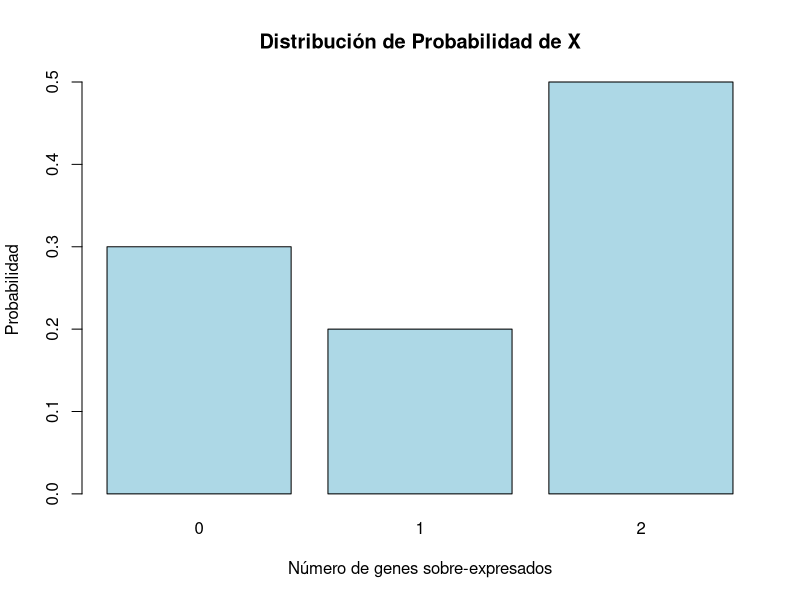
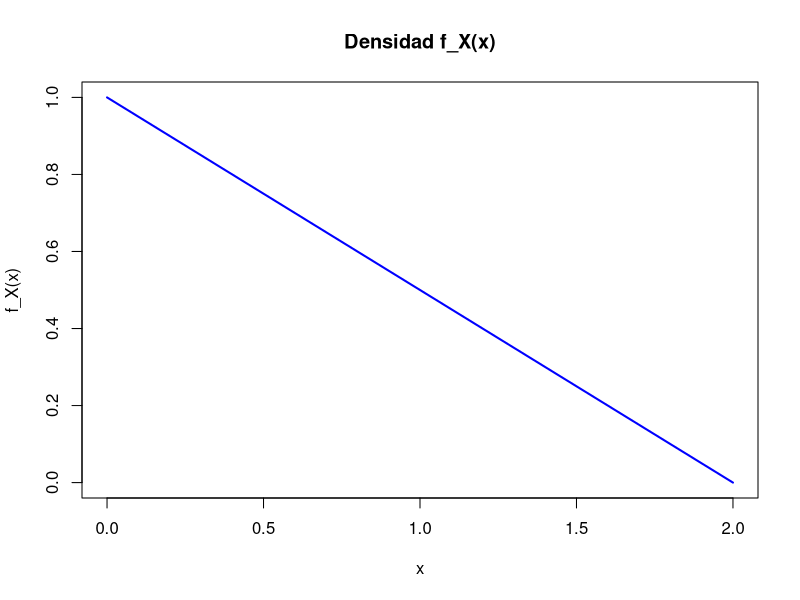
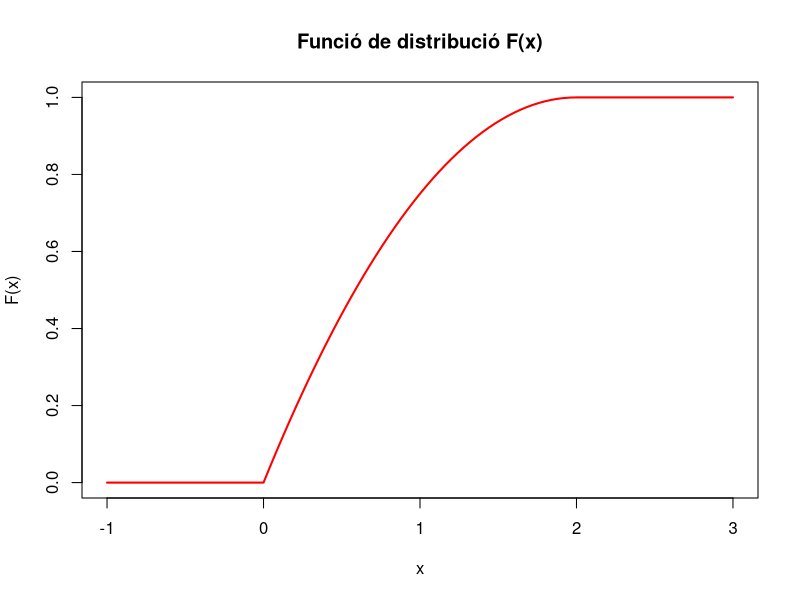
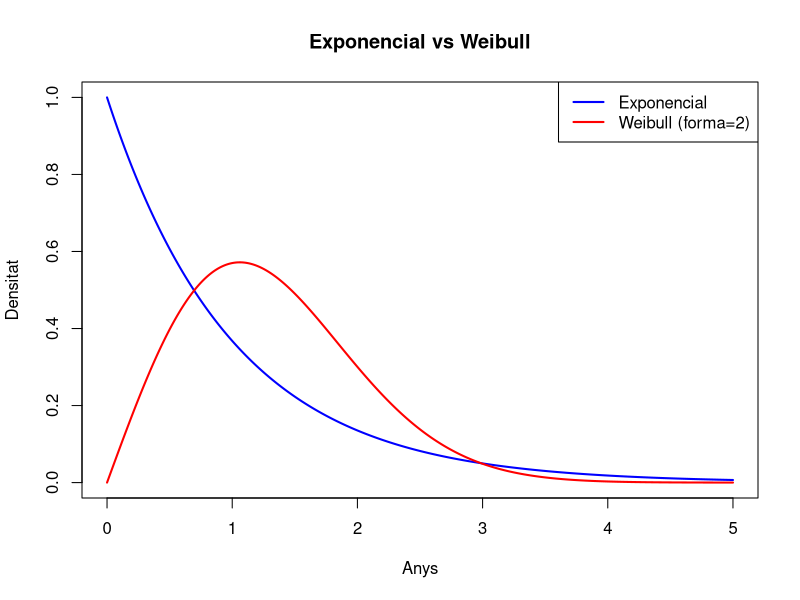

These figures' R source, in order:
## ---- chunk 1
# X = "Nombre de gens sobre expressats"
x_values <- c(0,1,2)
probabilities <- c(0.30,0.20,0.50)

sum(probabilities) # la suma de les probabilitats ha de ser 1.

# Representació gràfica
barplot(probabilities, names.arg = x_values, col = "lightblue",
        main = "Distribución de Probabilidad de X", 
        xlab = "Número de genes sobre-expresados", ylab = "Probabilidad")
## ---- chunk 2
esperança <- sum(x_values*probabilities)

esperança_quadrat <- sum(x_values^2*probabilities)
variança <- esperança_quadrat - esperança^2

print(esperança)
print(variança)
## ---- chunk 3
# perquè p(x) sigui una funció de massa de probabilitat vàlida, les probabilitats de tots els valors possibles han de sumar 1 (alguna cosa ha de passar sempre).

suma_prob <- 1/2 + 1/3 + 1/4 + 1/5 + 1/6 + 1/7
K <- 1 / suma_prob

## ---- chunk 4
esperança <- sum((0:5)*K / (2 + 0:5))

esperança_quadrat <- sum((0:5)^2 * K / (2 + 0:5))
variança <- esperança_quadrat - esperança^2

print(esperança)
print(variança)
## ---- chunk 5
# Probabilitat quan X=3
prob_x3 <- K / (2 + 3)
print(prob_x3)
## ---- chunk 6
# Probabilitat quan x >= 1 (totes les probabilitats menys la 0)
prob_x1 <- 1 - (K / (2 + 0))
print(prob_x1)
## ---- chunk 7
prob_x2 <- sum(K / (2 + (0:2)))
print(prob_x2)
## ---- chunk 8
# S'han de comprovar dos supòsits: 
# 1. Que fx(x) sigui >= 0 en tot el seu domini

f_x <- function(x) -0.5 * x + 1

x <- seq(0, 2, by = 0.01)
all(f_x(x) >= 0)

# 2. Que la integral de fx(x) en tot el seu domini sigui 1
integrate(f_x, lower = 0, upper = 2)

# Es compleixen els dos requisits
## ---- chunk 9
# Representació gràfica 
curve(f_x, from = 0, to = 2, col = "blue", lwd = 2, ylab = "f_X(x)", xlab = "x",
main = "Densidad f_X(x)")
## ---- chunk 10
# La funció de distribució acumulada s'obté integrant la funció de densitat
f_x <- function(x) -0.5 * x + 1
# F(x) numèricament, per a qualsevol x entre 0 i 2
F <- function(x) integrate(f_x, 0, x)$value

F(0)
F(0.5)
F(1)
F(1.5)
F(2)

#Resultat final:
# F(x) = 0 si x < 0
# F(x) = −0.25x² + x si 0 ≤ x ≤ 2
# F(x) = 1 si x > 2
## ---- chunk 11
# Representació gràfica
F_x <- function(x) ifelse(x < 0, 0, ifelse(x > 2, 1, -0.25 * x^2 + x))
curve(F_x, from = -1, to = 3, col = "red", lwd = 2,
      xlab = "x", ylab = "F(x)", main = "Funció de distribució F(x)")
## ---- chunk 12
# P(X≥1) La probabilitat que la supervivència sigui d’un any o més.

# P(X ≥ 1) = 1 − P(X < 1) = 1 − F(1)
F_1 <- (-0.25 * (1^2)) + 1
P_X_maj_1 <- 1- F_1

# En una variable continua P(X>1), P(X=1) dona el mateix que P(X≥1)
## ---- chunk 13
# Paràmetres del problema
n <- 10
p <- 0.8

# Probabilitats P(X=8), P(X=9), P(X=10)
prob_8 <- dbinom(8, size = n, prob = p) 
prob_9 <- dbinom(9, size = n, prob = p) 
prob_10 <- dbinom(10, size = n, prob = p) 

# Probabilitat total P(X>=8)
prob_total <- prob_8 + prob_9 + prob_10
prob_total

# també es equivalent a 1-P(X<=7)
1- pbinom(7,size = n, prob = p)
## ---- chunk 14
# Probabilitat puntual
lambda <- 12
k <- 10
prob_10_morts <- dpois(k,lambda)
prob_10_morts

## ---- chunk 15
# Necessitem caclular la probabilitat acumulada 
# 𝑃 (𝑋 ≥ 15) = 1 − 𝑃 (𝑋 < 15) = 1 − 𝑃 (𝑋 ≤ 14)
k_15 <- 14
prob_15_o_mes <- 1 - ppois(k_15,lambda)
prob_15_o_mes
## ---- chunk 16
k_10 <- 10
prob_10_o_menys <- ppois(k_10, lambda)
prob_10_o_menys
## ---- chunk 17
n <- 150
p <- 0.1
k <- 10
prob_binom_10 <- dbinom(k, n, p)
prob_binom_10
## ---- chunk 18
Z <- 1.75
P_120 <- pnorm(1.75)
P_90 <- pnorm(-2)
# Probabilitat entre 90 i 120 
P_120-P_90
# Calcul de p25
# 𝑃 (𝑋 ≤ 𝑥) = 0.25
p25 <- 106 + qnorm(0.25)*8
p25
## ---- chunk 19
# Nivel de glucosa límite para clasificar como sano
percentil_sano <- qnorm(0.02, mean = 160, sd = 31.4)
percentil_sano

# Probabilidad de que un sano sea clasificado como diabético
prob_sano_como_diabetico <- 1 - pnorm(percentil_sano, mean = 80, sd = 10)
prob_sano_como_diabetico
## ---- chunk 20
# Probabilidad de que un diabético sea diagnosticado como diabético
prob_diabetico_diagnosticado <- 1 - pnorm(percentil_sano, mean = 160, sd = 31.4)
prob_diabetico_diagnosticado
## ---- chunk 21
# Probabilidad de diagnóstico en la población general
prob_sano_diagnosticado <- pnorm(percentil_sano, mean = 80, sd = 10)

prob_diagnostico_total <- prob_diabetico_diagnosticado * 0.10 + prob_sano_diagnosticado * 0.90
prob_diagnostico_total
## ---- chunk 22
# Probabilidad de que un individuo diagnosticado como diabético realmente lo sea
prob_diagnostico_given_diabetico <-
(prob_diabetico_diagnosticado * 0.10) /
prob_diagnostico_total
prob_diagnostico_given_diabetico
## ---- chunk 23
x <- seq(0, 5, by = 0.01)

# Model 2 (exponencial, k = 1)
plot(x, dexp(x, rate = 1), type = "l", col = "blue", lwd = 2,
     ylim = c(0, 1), xlab = "Anys", ylab = "Densitat",
     main = "Exponencial vs Weibull")

# Weibull amb forma 2 i escala 1.5
lines(x, dweibull(x, shape = 2, scale = 1.5), col = "red", lwd = 2)

legend("topright", legend = c("Exponencial", "Weibull (forma=2)"),
       col = c("blue", "red"), lwd = 2)
